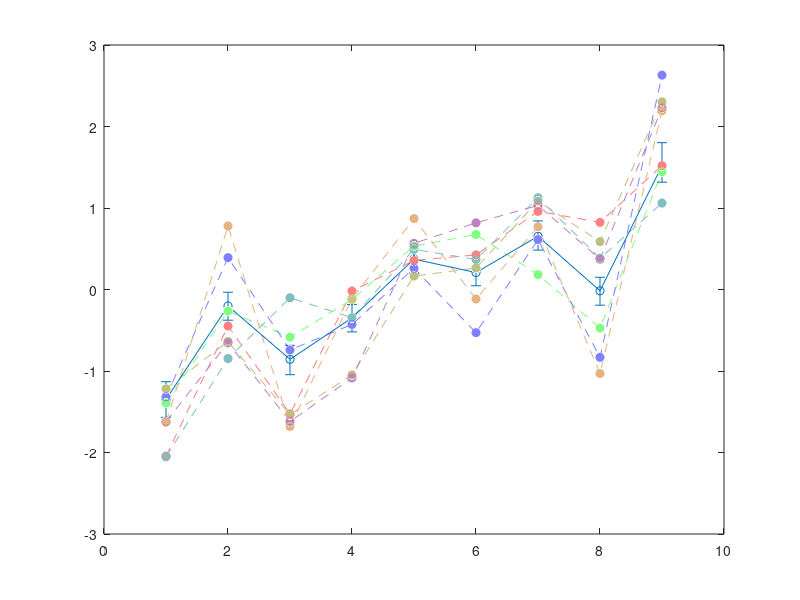

MATLAB code for this plot: (Note: this script raises an error after producing the figure.)
load('va.mat');
load('vb.mat');
load('vc.mat');
load('vd.mat');
load('ve.mat');
load('vf.mat');
load('vg.mat');
load('vave.mat');

%vave = zeros(9,4);
%vave = (va(:,3,:) + vb(:,3,:) + vc(:,3,:) + vd(:,3,:) + ve(:,3,:) + vf(:,3,:) + vg(:,3,:)) / 7;

sn = [1 2 3 4 5 6 7 8 9];

for i = 1:4
    figure;
    % individual
    plot(sn, va(:,3,i), '--o','Color',[1 0.5 0.5],'MarkerFaceColor','auto'); % 95%信頼区間
    hold on;
    plot(sn, vb(:,3,i), '--o','Color',[0.75 0.75 0.5],'MarkerFaceColor','auto');
    hold on;
    plot(sn, vc(:,3,i), '--o','Color',[0.5 1 0.5],'MarkerFaceColor','auto');
    hold on;
    plot(sn, vd(:,3,i), '--o','Color',[0.5 0.75 0.75],'MarkerFaceColor','auto');
    hold on;
    plot(sn, ve(:,3,i), '--o','Color',[0.5 0.5 1],'MarkerFaceColor','auto');
    hold on;
    plot(sn, vf(:,3,i), '--o','Color',[0.75 0.5 0.75],'MarkerFaceColor','auto');
    hold on;
    plot(sn, vg(:,3,i), '--o','Color',[0.9 0.7 0.5],'MarkerFaceColor','auto');
    hold on;

    % average
    errorbar(sn,vave(:,3,i), -vave(:,1,i), vave(:,2,i), '-o','LineWidth',2,'Color',[0.3 0.3 0.3],'MarkerFaceColor',[0.3 0.3 0.3]);
    hold on;

    xticklabels({'gray', 'red', 'orange', 'yellow', 'green', 'blue-green', 'cyan', 'blue', 'magenta'});
    xlabel('色度','FontSize',17)
    xlim([0 10])
    ylabel('選好尺度値','FontSize',17);
    ylim([-3 3])
    legend({'HF','IR','MH','MK','OT','SA','SY','Average'},'Position',[0.1 0.1 0.3 0.6])
    hold off;
end
